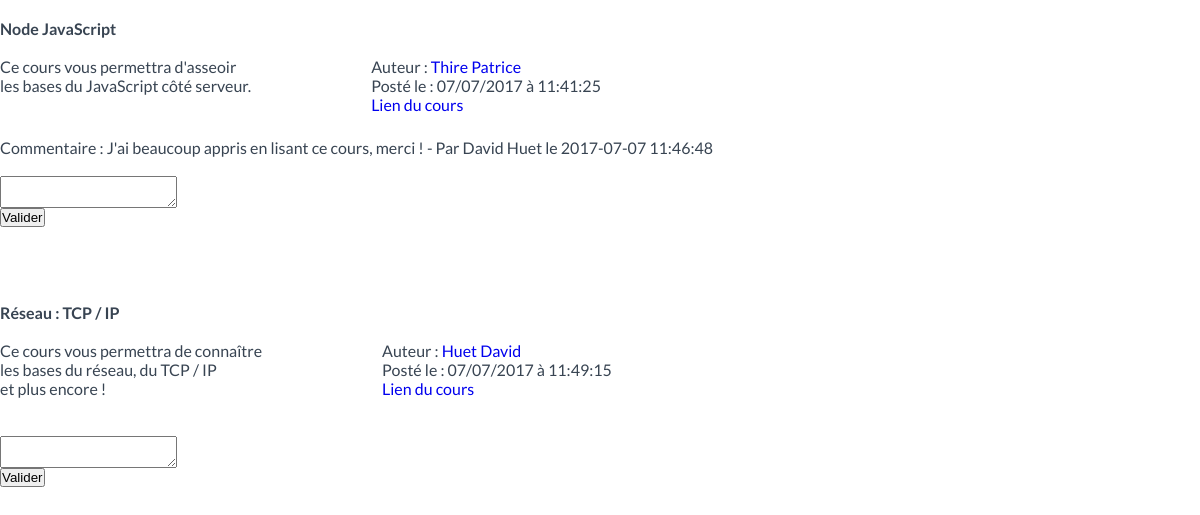
The app's page /Vue/cours.php with its own data.
### tables this page shows
CREATE TABLE `cours` (
  `id` int(11) NOT NULL,
  `uid` int(11) NOT NULL,
  `theme` varchar(45) NOT NULL,
  `cdate` datetime NOT NULL,
  `classe` varchar(3) NOT NULL,
  `descr` text,
  `fichier` varchar(5000) DEFAULT NULL,
  `remq` varchar(45) DEFAULT NULL
);

CREATE TABLE `utilisateurs` (
  `id` int(11) NOT NULL,
  `nom` varchar(45) NOT NULL,
  `prenom` text NOT NULL,
  `statut` enum('ON','OFF') NOT NULL,
  `rang` varchar(10) DEFAULT NULL,
  `udate` date NOT NULL,
  `classe` varchar(3) DEFAULT NULL,
  `avatar` varchar(100) DEFAULT '../Images/Avatars/Default/Default.gif',
  `descr` text,
  `email` varchar(75) DEFAULT NULL,
  `Mdp` varchar(500) DEFAULT NULL,
  `remq` varchar(45) DEFAULT NULL
);

CREATE TABLE `commentaires` (
  `id` int(11) NOT NULL,
  `descr` text NOT NULL,
  `uid` int(11) DEFAULT NULL,
  `comdate` datetime DEFAULT NULL,
  `pid` int(11) DEFAULT NULL,
  `cid` int(11) DEFAULT NULL,
  `remq` varchar(45) DEFAULT NULL
);

### Modele/m_fil.php (called while the page is built, shortened)
<?php
function modele_fil_cours($bdd)
{
	$cours = $bdd->query(
		"SELECT c.id AS cid, u.id AS uid, u.nom AS nom, u.prenom AS prenom, cdate, theme, fichier,
		   c.descr AS descr
		FROM UTILISATEURS u
		JOIN COURS c
		ON u.id = c.uid
		ORDER BY cdate"
	);
	return $cours->fetchAll();
}
function modele_afficher_commentaires_cours($bdd, $ID, $cid)
{
	$commentaires = $bdd->query(
		"SELECT c.uid AS coid, c.id AS id, u.prenom AS prenom, u.nom AS nom, c.descr, comdate
		FROM COMMENTAIRES c
		JOIN UTILISATEURS u
		ON uid = u.id
		WHERE cid = $cid
		ORDER BY comdate"
	);
	return $commentaires->fetchAll();
}
?>

### Vue/cours.php (the view, shortened to what this page needs)
<link rel="stylesheet" href="../CSS/fil.css">
<link href="../Bootstrap/theme/assets/css/style.css" rel="stylesheet">
<link href="../Bootstrap/theme/assets/css/font-awesome.min.css" rel="stylesheet">
<?php
include("../Modele/m_fil.php");
$ID = $_SESSION['ID'];
require_once("../Controleur/c_supprimer_commentaire.php");
$cours = modele_fil_cours($bdd);
foreach ($cours as $donnees)
{
	list($an, $mois, $jour, $heure, $min, $sec) =
		sscanf($donnees['cdate'], '%4s-%2s-%2s %2s:%2s:%2s');
	$cid          = $donnees['cid'];
	$commentaires = modele_afficher_commentaires_cours($bdd, $ID, $cid);
	echo "<div id='bloc1'><b> $donnees[theme]</b><br><br>";
	echo nl2br(htmlspecialchars("$donnees[descr]")) . "</div><br><br>";
	echo "Auteur : <a href='../Vue/profil.php?ID=$donnees[uid]'> " . htmlspecialchars(trim($donnees['nom'])) .
			' ' . htmlspecialchars(trim($donnees['prenom'])) . "</a><br>";
	echo "Posté le : $jour/$mois/$an à $heure:$min:$sec<br>";
	if (!empty($donnees['fichier'])) echo "<a href='". nl2br(htmlspecialchars("$donnees[fichier]")) ."'> Lien du cours </a> <br>";
	foreach ($commentaires as $donnees)
	{
		echo "<div id='bloc3'><br> Commentaire : " . nl2br(htmlspecialchars("$donnees[descr]")) . " - Par " . htmlspecialchars("$donnees[prenom] $donnees[nom]") . " le $donnees[comdate]".' ';
	}
	echo "<form method='POST' action='../Controleur/c_commenter.php?cid=$cid'>";
	echo "<br><br> <textarea name='commentaire2'></textarea><br>";
	echo "<input type='submit' name='Valider' value='Valider' onclick='projets();'></div> <br>";
	echo "</form><br><br>";
}
?>

### CSS/fil.css (style rules this page uses)
form { display: inline; }
#bloc1 { float: left; margin-right: 10%; margin-bottom: 2%; }
#bloc3 { clear: both; }

### records on screen
cours: theme "Node JavaScript", descr "Ce cours vous permettra d'asseoir les bases du JavaScript côté serveur.", uid.nom "Thire", uid.prenom "Patrice", jour "07", mois "07", an "2017", heure "11", min "41", sec "25"
commentaires: descr "J'ai beaucoup appris en lisant ce cours, merci !", uid.nom "David Huet", comdate "2017-07-07 11:46:48"
cours: theme "Réseau : TCP / IP", descr "Ce cours vous permettra de connaître les bases du réseau, du TCP / IP et plus encore !", uid.nom "Huet", uid.prenom "David", jour "07", mois "07", an "2017", heure "11", min "49", sec "15"
